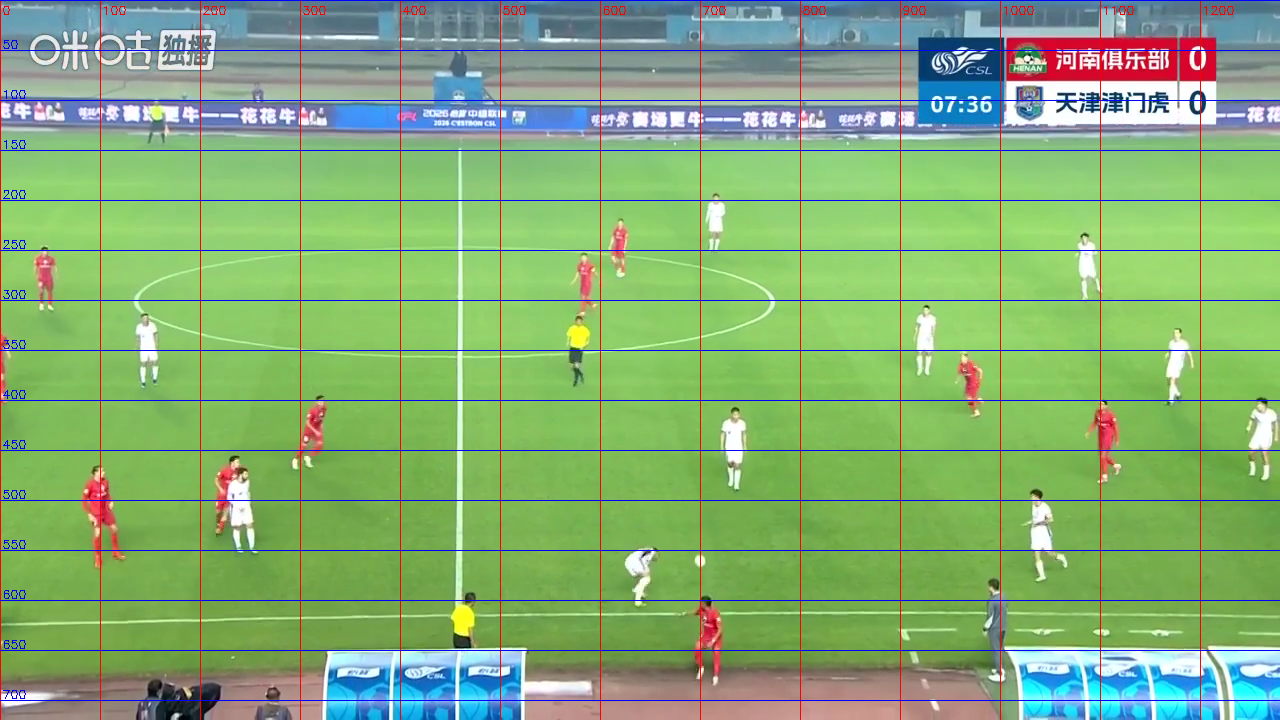
#> input picture build/_grid_n03.png, 1280 x 720 px
$ python -i make_ball_rois.py   (imports and definitions only)
#> lines starting #> are read from the running program, lines starting #| are printed output that depends on the picture; after the words box and inside, x2 and y2 are one past the last pixel; in counts of white or black regions, pixels touching at a corner belong together
#> further down, picture is the input picture: shape (720, 1280, 3); mean B, G, R 117.5, 173.5, 132.6
"""make_ball_rois.py -- 生成"球/非球"候选 ROI 供人工标注。

为什么需要
----------
`tools/fast_events.py` 的白块候选会把白袜、白线、广告牌一起抓进来；要靠一个
极小判别器把它们分开，而判别器需要标签。这里把候选裁成统一尺度（8x 候选尺寸，
最小 32、最大 96，再缩到 64x64）并放大保存，标注者只需要回答"正中间那个是不是球"。

产出（都不入库，标注结果才入库）：
    build/ball_rois/<id>.png        256x256（64x64 的 4x 最近邻放大）
    build/ball_rois.csv             id,img,source,frame,cx,cy,w,h,score,grass,label
    data/annot/ball_rois_labels.csv 由 tools/label_ball.py 写（只有 id,label,note）

用法：
    python tools/make_ball_rois.py --n 200
"""
import argparse
import csv
import random
from pathlib import Path

import cv2
import numpy as np

REPO = Path(__file__).resolve().parents[1]
OUT_IMG = REPO / "build" / "ball_rois"
OUT_CSV = REPO / "build" / "ball_rois.csv"
NATIVE = REPO / ".research" / "native"
CLIPS = REPO / "data" / "samples" / "incidents"


def candidates(bgr):
    gray = cv2.cvtColor(bgr, cv2.COLOR_BGR2GRAY)
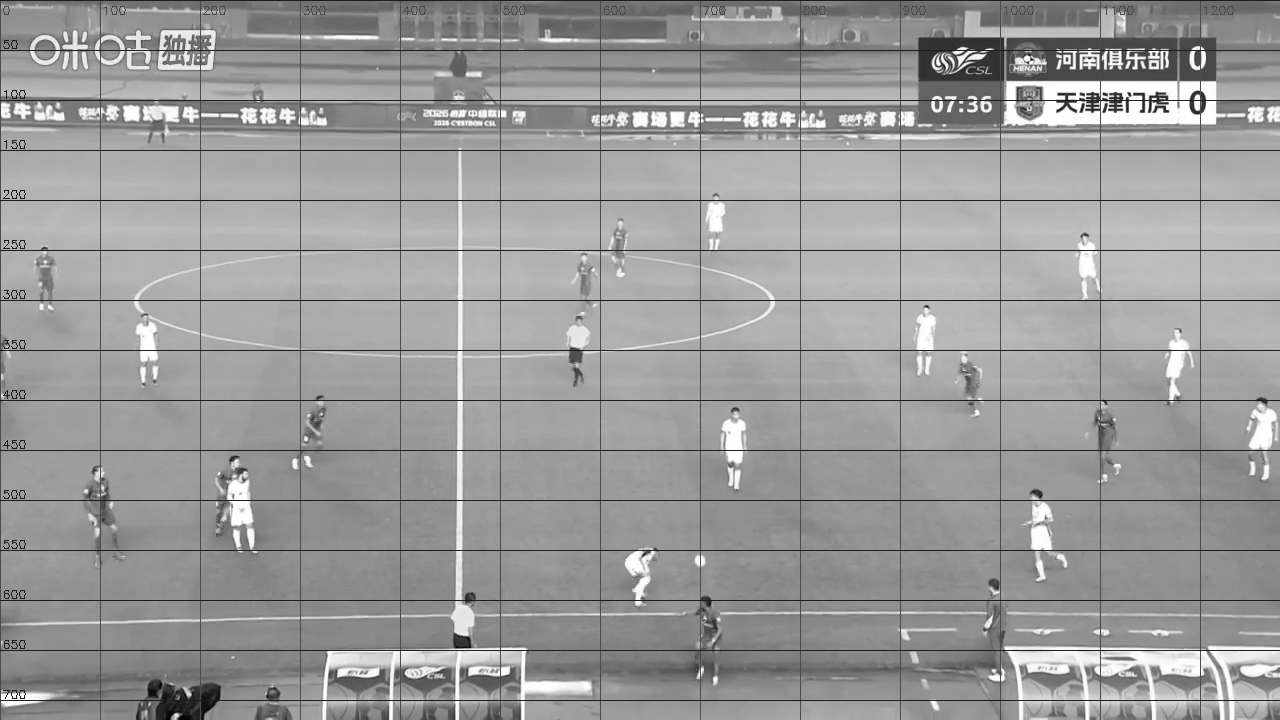
#> gray: shape (720, 1280); min 0, max 255, mean 154.8
    _, mask = cv2.threshold(gray, 145, 255, cv2.THRESH_BINARY)
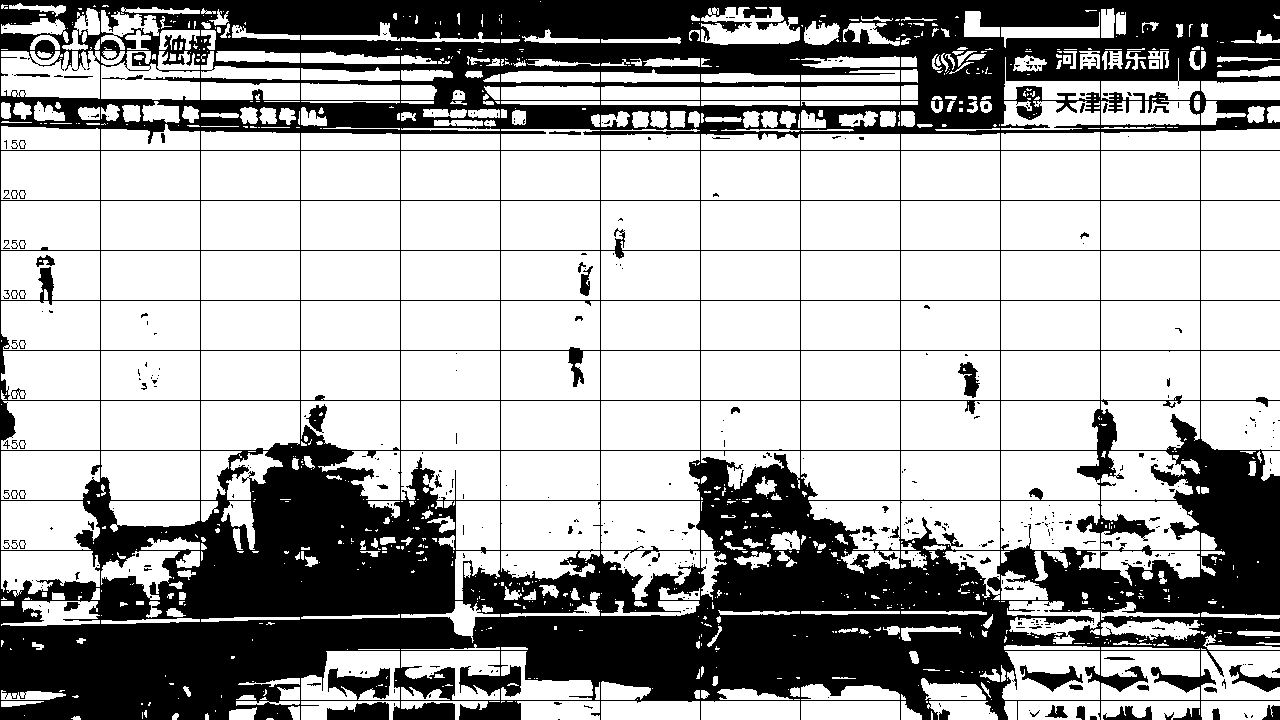
#> mask: shape (720, 1280); 66.3% white; 419 black regions (341 under 20 px)
    cnts, _ = cv2.findContours(mask, cv2.RETR_EXTERNAL, cv2.CHAIN_APPROX_SIMPLE)
#> cnts = 1133 contours, 698 with area under 20; largest, box (x1, y1, x2, y2) and area: (501, 451, 600, 500) 4704, (801, 401, 900, 450) 4704, (601, 401, 700, 450) 4704, (501, 401, 600, 450) 4704, (401, 401, 500, 450) 4704
    out = []
    for c in cnts:
        a = float(cv2.contourArea(c))
        if not (6.0 <= a <= 900.0):
            continue
        x, y, w, h = [int(v) for v in cv2.boundingRect(c)]
        if not (2 <= w <= 40 and 2 <= h <= 40):
            continue
        asp = w / float(h)
        if not (0.4 <= asp <= 2.5):
            continue
        per = cv2.arcLength(c, True)
        circ = float(4 * np.pi * a / (per * per)) if per > 0 else 0.0
        cx, cy = x + w / 2.0, y + h / 2.0
        r = max(w, h) / 2.0
        r1 = int(r * 3.2) + 3
        y0, y1 = max(0, int(cy) - r1), min(bgr.shape[0], int(cy) + r1 + 1)
        x0, x1 = max(0, int(cx) - r1), min(bgr.shape[1], int(cx) + r1 + 1)
        grass = 0.0
        if y1 - y0 >= 5 and x1 - x0 >= 5:
            hsv = cv2.cvtColor(bgr[y0:y1, x0:x1], cv2.COLOR_BGR2HSV)
            grass = float(((hsv[:, :, 0] > 30) & (hsv[:, :, 0] < 95) &
                           (hsv[:, :, 1] > 60) & (hsv[:, :, 2] > 40)).mean())
        score = circ + min(a / 400.0, 1.0) + grass
        out.append(dict(cx=cx, cy=cy, w=w, h=h, area=a, circ=circ, grass=grass, score=score))
#> this loop made 1133 passes
#> (a, x, y, w, h, asp, per, circ) on passes 2, 5, 6, 13, 14, 20, 23, 43, 44, 46, 47, 54: (19, 71, 716, 10, 4, 2.5, 22.49, 0.472), (15, 205, 713, 4, 7, 0.571, 16.83, 0.666), (27, 172, 713, 7, 7, 1, 20.49, 0.809), (247.5, 229, 707, 28, 13, 2.15, 73.9, 0.57), (103, 288, 706, 12, 14, 0.857, 45.31, 0.63), (185.5, 1004, 701, 13, 19, 0.684, 57.07, 0.716), (202.5, 901, 701, 21, 19, 1.11, 73.56, 0.47), (6, 72, 695, 7, 3, 2.33, 13.66, 0.404), (11, 901, 694, 5, 6, 0.833, 17.66, 0.443), (43, 701, 690, 9, 9, 1, 27.31, 0.724), (33, 694, 690, 6, 9, 0.667, 23.66, 0.741), (67, 790, 687, 10, 10, 1, 36.14, 0.645)
#> (a, x, y, w, h, asp, per, circ) on passes 67, 82, 91, 93, 101, 125: (28, 981, 682, 10, 16, 0.625, 39.46, 0.226), (34.5, 712, 676, 6, 10, 0.6, 25.07, 0.69), (88, 980, 669, 20, 13, 1.54, 66.28, 0.252), (9.5, 696, 669, 4, 10, 0.4, 22.24, 0.241), (76.5, 909, 651, 10, 13, 0.769, 36.73, 0.713), (37.5, 32, 642, 12, 8, 1.5, 41.07, 0.279)
    out.sort(key=lambda d: -d["score"])
    return out


# [81 lines left out: functions sources, main, not called in this run]


# [2 lines not run here, left out]

>>> import cv2
>>> picture = cv2.imread('../build/_grid_n03.png')
>>> result = candidates(picture)
